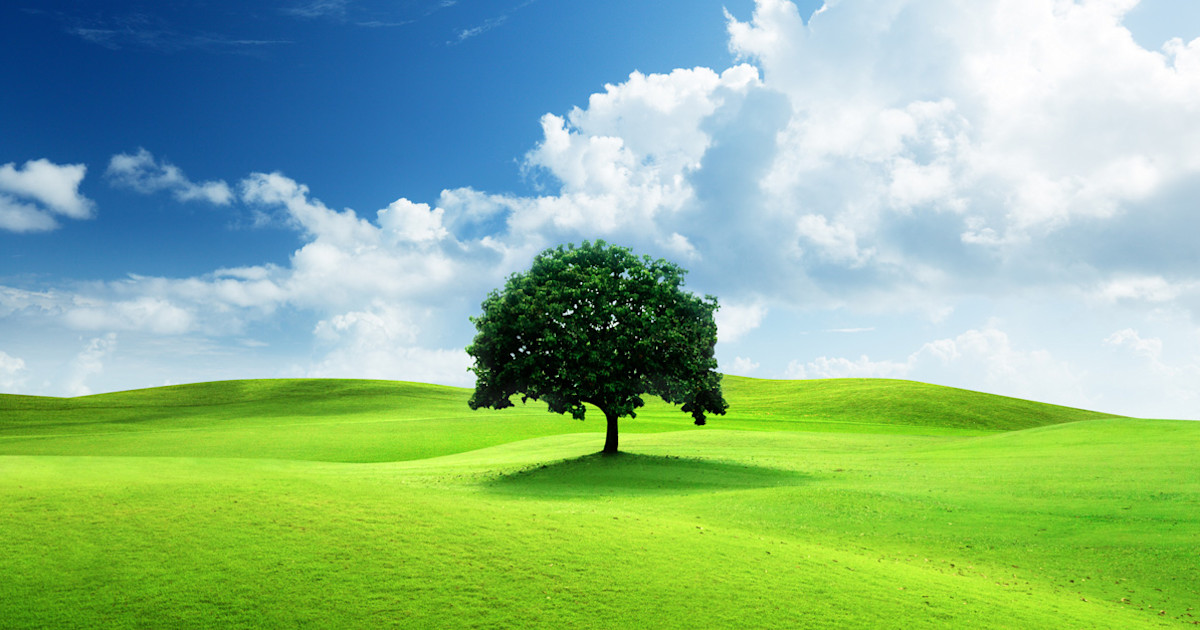
#> input picture Trimester-5/cv/Lab/03/img.jpg, 1200 x 630 px
$ jupyter execute main.ipynb
#> lines starting #> are read from the running program, lines starting #| are printed output that depends on the picture; after the words box and inside, x2 and y2 are one past the last pixel; in counts of white or black regions, pixels touching at a corner belong together
[cell 1]
import cv2
import numpy as np
import matplotlib.pyplot as plt

[cell 2]
img = cv2.imread('./../03/img.jpg', cv2.IMREAD_GRAYSCALE)
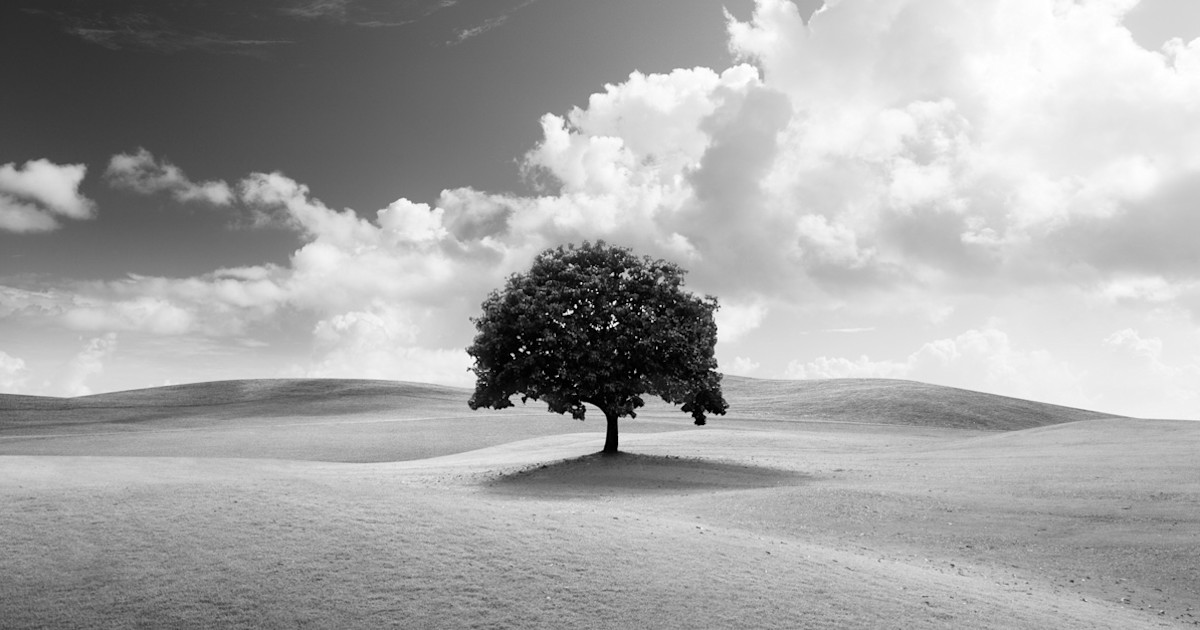
#> img: shape (630, 1200); min 0, max 255, mean 165.5

plt.figure(figsize=(6, 6))
plt.imshow(img, cmap='gray')
plt.title('Original Image')
plt.axis('off')
plt.show()

[cell 3]
f_transform = np.fft.fft2(img)

f_transform_shifted = np.fft.fftshift(f_transform)

magnitude_spectrum = 20 * np.log(np.abs(f_transform_shifted))
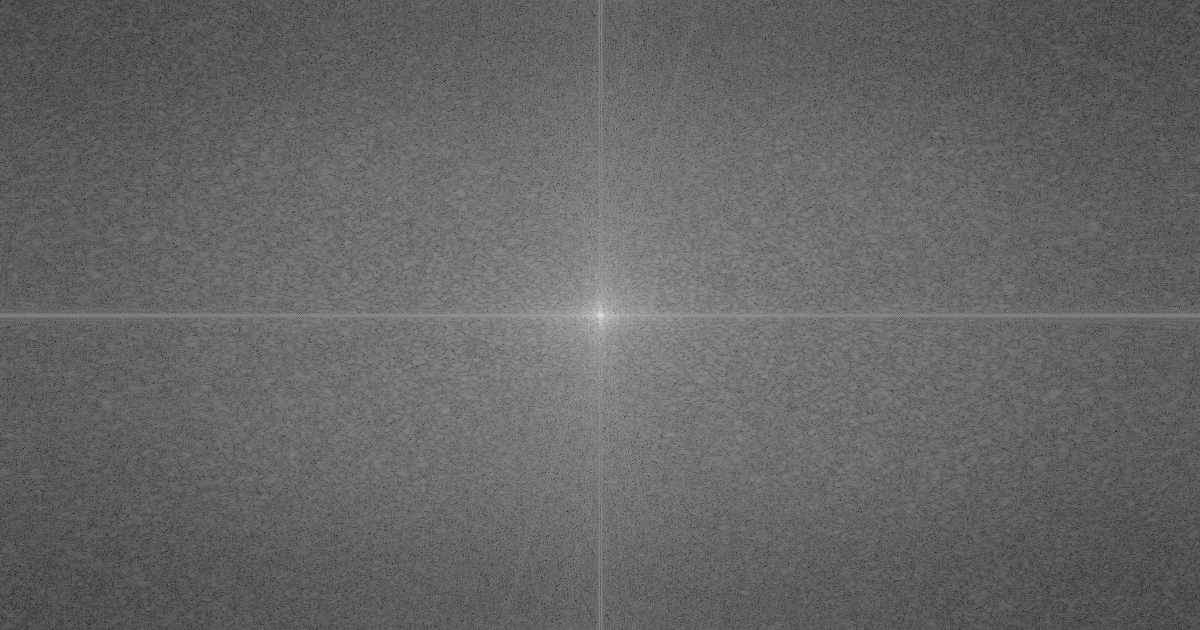
#> magnitude_spectrum: shape (630, 1200) float64; min 19.33, max 372.9, mean 161; drawn with min black and max white

plt.figure(figsize=(6, 6))
plt.imshow(magnitude_spectrum, cmap='gray')
plt.title('Centered Fourier Spectrum')
plt.axis('off')
plt.show()

[cell 4]
rows, cols = img.shape
#> rows = 630; cols = 1200
crow, ccol = rows // 2 , cols // 2
#> crow = 315; ccol = 600

D0_low = 30

ilpf_mask = np.zeros((rows, cols), np.uint8)
for i in range(rows):
    for j in range(cols):
        D = np.sqrt((i - crow)**2 + (j - ccol)**2)
        if D <= D0_low:
            ilpf_mask[i, j] = 1
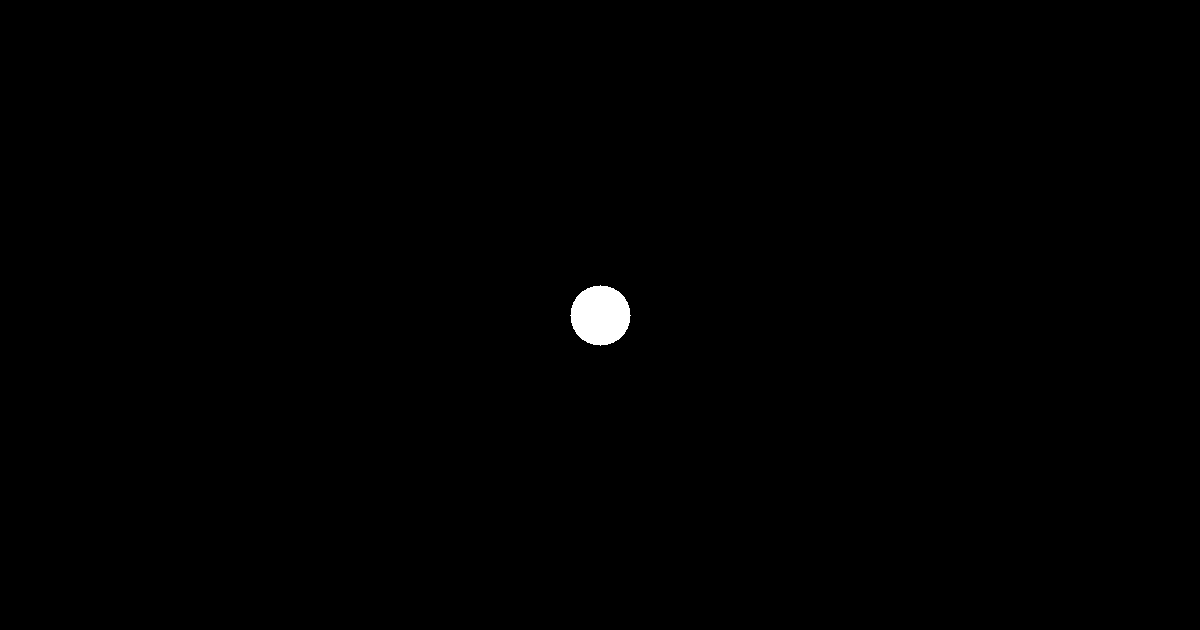
#> ilpf_mask: shape (630, 1200); values 0 (black) and 1 (white), 0.37% white; 1 white region, box (x1, y1, x2, y2) and area: (570, 285, 631, 346) 2821

ilpf_applied = f_transform_shifted * ilpf_mask

plt.figure(figsize=(6, 6))
plt.imshow(ilpf_mask, cmap='gray')
plt.title('Ideal Low Pass Filter Mask')
plt.axis('off')
plt.show()

[cell 5]
f_ishift_low = np.fft.ifftshift(ilpf_applied)

img_back_low = np.fft.ifft2(f_ishift_low)
img_back_low = np.real(img_back_low)
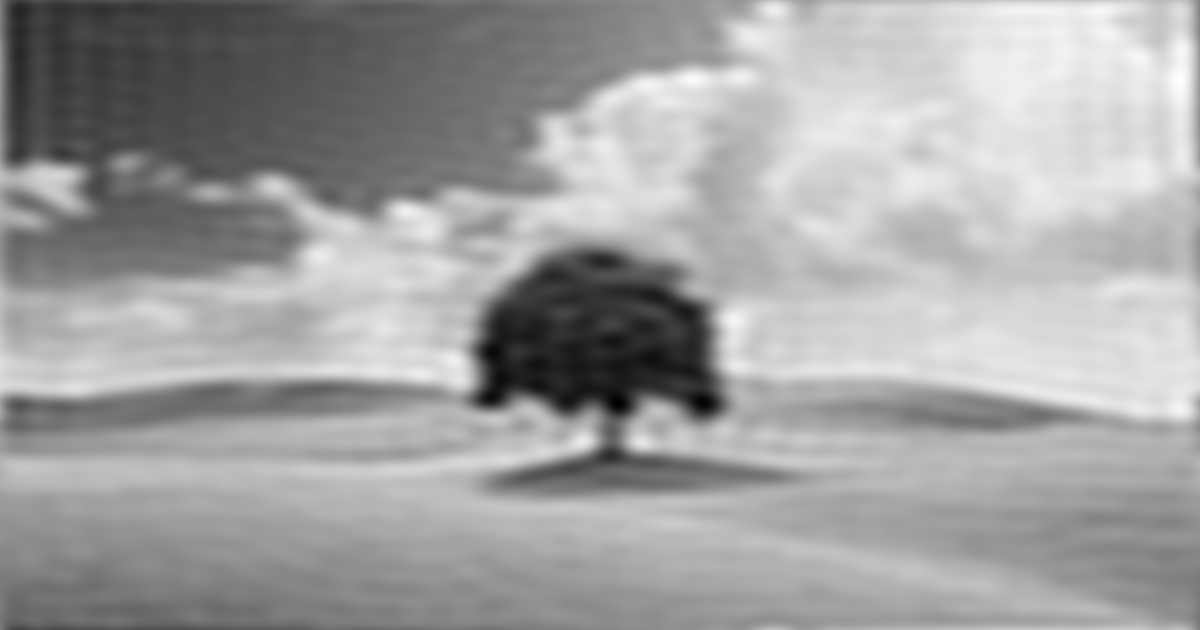
#> img_back_low: shape (630, 1200) float64; min -17.36, max 271.9, mean 165.5; drawn with min black and max white

plt.figure(figsize=(12, 6))

plt.subplot(1, 2, 1)
plt.imshow(img, cmap='gray')
plt.title('Original Image')
plt.axis('off')

plt.subplot(1, 2, 2)
plt.imshow(img_back_low, cmap='gray')
plt.title('Image after ILPF')
plt.axis('off')

plt.show()

[cell 6]
ihpf_mask = 1 - ilpf_mask

ihpf_applied = f_transform_shifted * ihpf_mask

plt.figure(figsize=(6, 6))
plt.imshow(ihpf_mask, cmap='gray')
plt.title('Ideal High Pass Filter Mask')
plt.axis('off')
plt.show()
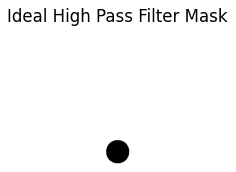
#> figure drawn by matplotlib, 1 panel

[cell 7]
f_ishift_high = np.fft.ifftshift(ihpf_applied)

img_back_high = np.fft.ifft2(f_ishift_high)
img_back_high = np.real(img_back_high)
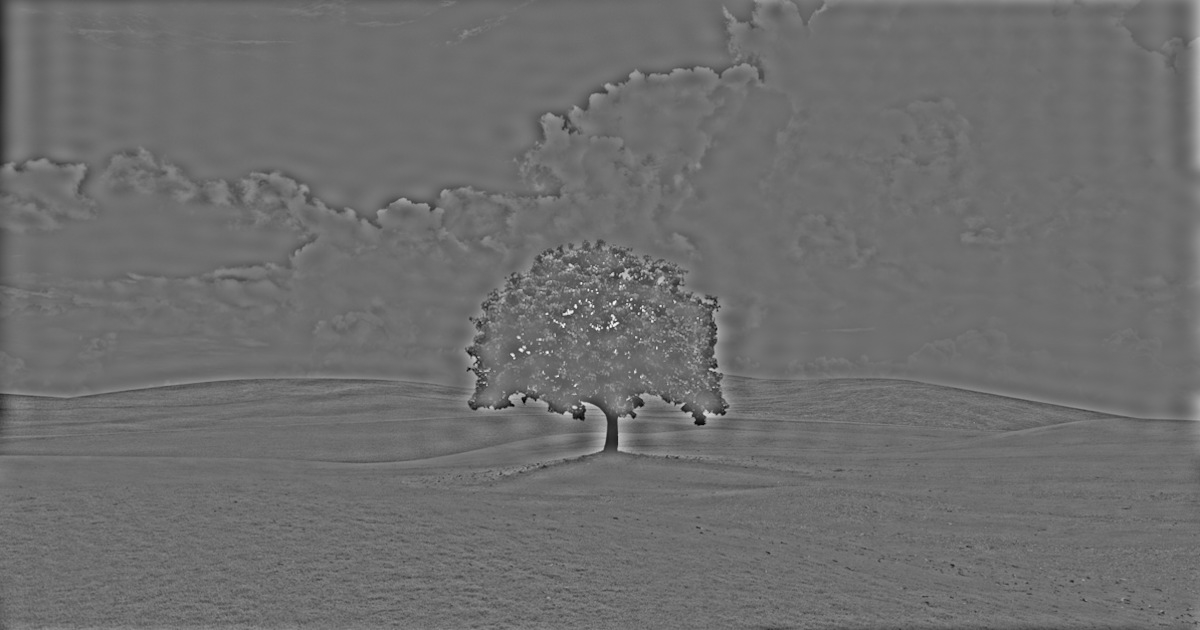
#> img_back_high: shape (630, 1200) float64; min -157.6, max 207.2, mean 0; drawn with min black and max white

plt.figure(figsize=(12, 6))

plt.subplot(1, 2, 1)
plt.imshow(img, cmap='gray')
plt.title('Original Image')
plt.axis('off')

plt.subplot(1, 2, 2)
plt.imshow(img_back_high, cmap='gray')
plt.title('Image after IHPF (Edges)')
plt.axis('off')

plt.show()
